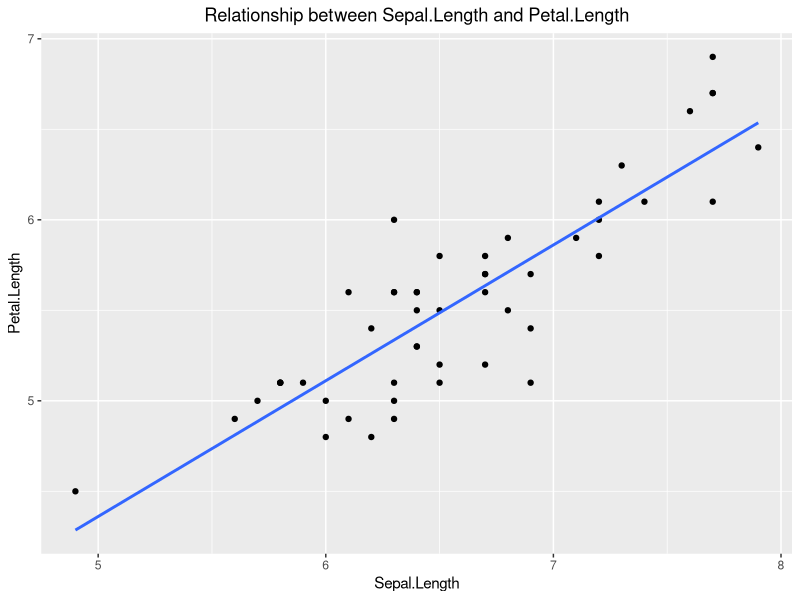

This chart was generated by the following R code:
## ---- chunk 1
library(knitr)

knitr::opts_chunk$set(
  echo = TRUE,
  cache = FALSE,
  comment = NA,
  message = FALSE,
  warning = FALSE,
  tidy = FALSE
)
## ---- chunk 2
# === Load Packages === #
library(data.table)
library(ggplot2)

# === Data === #
#built-in dataset in R
data(iris) 
# Convert the data into data.table
setDT(iris)
# Filter for the species "setosa" 
virginica <- iris[Species == "virginica",]
## ---- chunk 3
# === Visualization === #
ggplot(virginica, aes(x=Sepal.Length, y=Petal.Length))+
  geom_point()+
  geom_smooth(method = lm, se = FALSE)+
  labs(title = "Relationship between Sepal.Length and Petal.Length")+
  theme(plot.title = element_text(hjust = 0.5))
